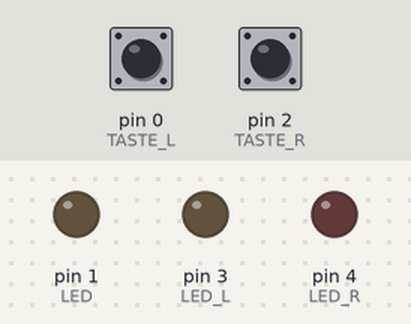
Recording of a sketch running on a simulated Arduino Uno, built with avr-gcc and run on an emulated ATmega328P. Parts: output pins drawn as LEDs (lit = HIGH). The inputs (shaded band) are chosen by the test bench; at power-on: pin 0 (TASTE_L) HIGH, pin 2 (TASTE_R) HIGH.

Above: at 1.2 s.
1.3 s: pin 0 (TASTE_L) pulled LOW for 0.15 s
At 2.5 s:
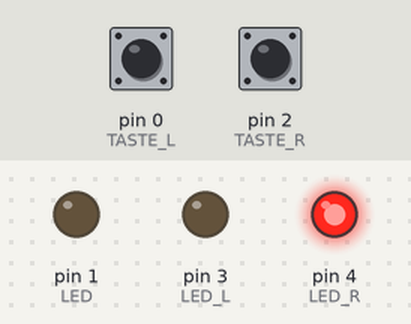
2.9 s: pin 2 (TASTE_R) pulled LOW for 0.15 s
At 3.8 s:
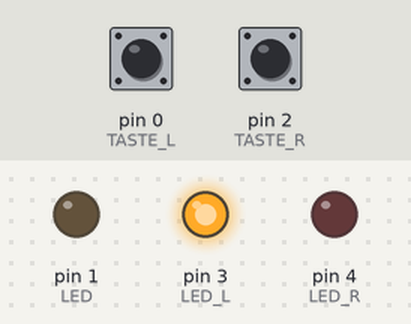
4.5 s: pin 0 (TASTE_L) pulled LOW for 1 s
At 5.0 s:
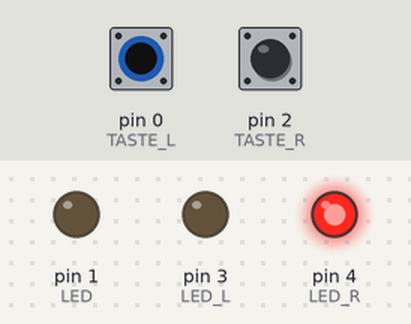
7.0 s: pin 2 (TASTE_R) pulled LOW for 1 s
At 8.1 s:
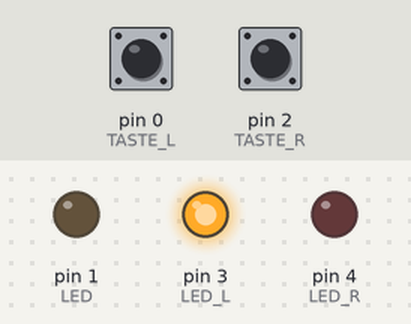
Timing chart, 0 to 10.0 s (numbered marks = the images above; inputs shaded):
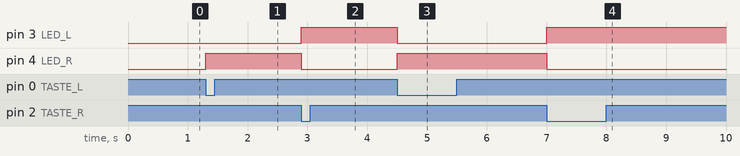

Measured:
- after the input at 1.3 s, pin 4 (LED_R): LOW → HIGH at once
- after the input at 2.9 s, pin 3 (LED_L): LOW → HIGH at once; pin 4 (LED_R): HIGH → LOW at once
- after the input at 4.5 s, pin 3 (LED_L): HIGH → LOW at once; pin 4 (LED_R): LOW → HIGH at once
- after the input at 7.0 s, pin 3 (LED_L): LOW → HIGH at once; pin 4 (LED_R): HIGH → LOW at once

The sketch:

03_tasten.ino
```cpp
// Sprechende Namen vergeben
int LED = 1;
int LED_L = 3;
int LED_R = 4;
int TASTE_L = 0;
int TASTE_R = 2;
int GEDRUECKT = 0;

void setup() {
  // put your setup code here, to run once:
  pinMode(TASTE_L, INPUT_PULLUP);
  pinMode(TASTE_R, INPUT_PULLUP);
  pinMode(LED, OUTPUT);
  pinMode(LED_R, OUTPUT);
  pinMode(LED_L, OUTPUT);
}


void loop() {

  // Variablen fuer die eingelesenen Werte
  int tastenwert_L;
  int tastenwert_R;


  // Einlesen der Tasten
  tastenwert_L = digitalRead(TASTE_L);
  tastenwert_R = digitalRead(TASTE_R);

  if (tastenwert_L == GEDRUECKT) {
    digitalWrite(LED_L, LOW);
    digitalWrite(LED_R, HIGH);
  } else if (tastenwert_R == GEDRUECKT) {
    digitalWrite(LED_L, HIGH);
    digitalWrite(LED_R, LOW);
  }

}
```
